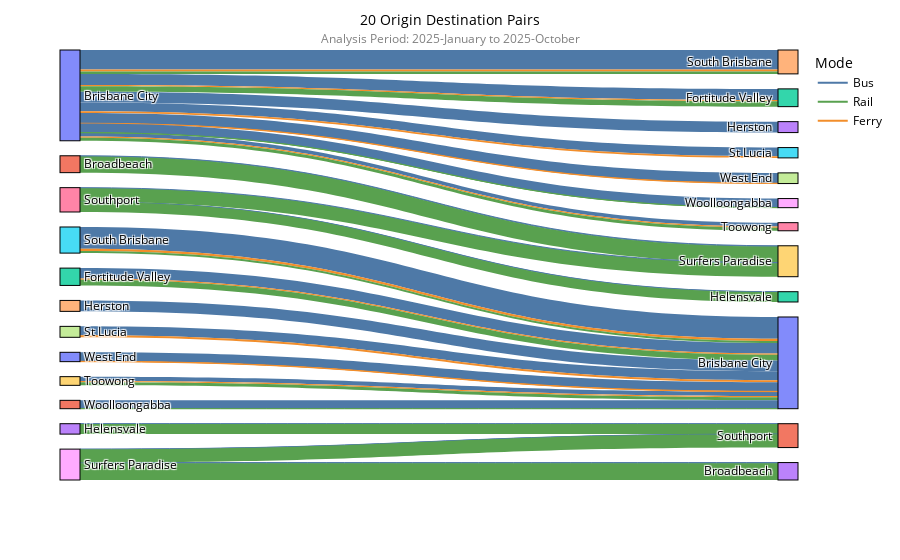

The code cell stored with this chart in its notebook:
### Code cell
def top_n_od_pairs(df, top_n=10, analysis_years=1, mode_colors=None, save_path='graphs/'):

    # Filter years
    df = df[df['year'].between(df['date'].max().year - analysis_years, df['date'].max().year)]
    # Analysis Period
    analysis_period_text = analysis_period(df)


    # Remove same-origin/destination
    df_valid = df[df['origin_locality'] != df['destination_locality']]
    

    # Aggregate total patronage per OD pair
    od_totals = (
        df_valid.groupby(['origin_locality', 'destination_locality'])['patronage']
        .sum()
        .reset_index()
    )

    # Top N OD pairs
    top_n_od = (
        od_totals.nlargest(top_n, 'patronage')
        .assign(od_pair=lambda x: x['origin_locality'] + " → " + x['destination_locality'])
    )

    # Filter original df to only those OD pairs
    df_top_n = df_valid.merge(
        top_n_od[['origin_locality', 'destination_locality']],
        on=['origin_locality', 'destination_locality'],
        how='inner'
    )

    # Aggregate by mode
    modal_breakdown = (
        df_top_n.groupby([
            'origin_locality', 'destination_locality', 'mode',
            'origin_latitude', 'origin_longitude',
            'destination_latitude', 'destination_longitude'
        ])['patronage']
        .sum()
        .reset_index()
    )

    # --- Create node labels ---
    origins = modal_breakdown['origin_locality'].unique()
    destinations = modal_breakdown['destination_locality'].unique()

    dest_labels = [f"{d} " for d in destinations]  # add space to make unique
    labels = list(origins) + dest_labels

    label_to_index = {label: i for i, label in enumerate(labels)}

    # --- Build links ---
    source, target, value, link_color, hover_text = [], [], [], [], []

    for _, row in modal_breakdown.iterrows():
        o = row['origin_locality']
        d = f"{row['destination_locality']} "
        m = row['mode']
        p = row['patronage']

        source.append(label_to_index[o])
        target.append(label_to_index[d])
        value.append(p)
        link_color.append(mode_colors.get(m, '#888888'))
        hover_text.append(
            f"Origin: {o}<br>"
            f"Destination: {row['destination_locality']}<br>"
            f"Mode: {m}<br>"
            f"Patronage: {p:,}"
        )


    # NODE-LEVEL HOVER: total patronage + mode share
    # Total patronage per origin
    origin_totals = (
        modal_breakdown.groupby('origin_locality')['patronage']
        .sum()
    )

    # Total patronage per destination
    destination_totals = (
        modal_breakdown.groupby('destination_locality')['patronage']
        .sum()
    )

    # Mode share per origin
    origin_mode_share = (
        modal_breakdown.groupby(['origin_locality', 'mode'])['patronage']
        .sum()
        .groupby(level=0)
        .apply(lambda x: (x / x.sum() * 100).round(1))
    )

    # Mode share per destination
    destination_mode_share = (
        modal_breakdown.groupby(['destination_locality', 'mode'])['patronage']
        .sum()
        .groupby(level=0)
        .apply(lambda x: (x / x.sum() * 100).round(1))
    )

    # Build hover text for each node
    node_hover = []

    for label in labels:
        if label in origin_totals.index:
            total = origin_totals[label]
            shares = origin_mode_share.loc[label]

            share_text = "<br>".join([f"{m[1]}: {s}%" for m, s in shares.items()])

            node_hover.append(
                f"<b>Origin: {label}</b><br>"
                f"Total patronage: {total:,}<br><br>"
                f"<b>Mode share</b><br>{share_text}"
            )

        else:
            d = label.rstrip()
            total = destination_totals[d]
            shares = destination_mode_share.loc[d]

            share_text = "<br>".join([f"{m[1]}: {s}%" for m, s in shares.items()])

            node_hover.append(
                f"<b>Destination: {d}</b><br>"
                f"Total patronage: {total:,}<br><br>"
                f"<b>Mode share</b><br>{share_text}"
            )


    # Create Sankey
    fig = go.Figure(go.Sankey(
        node=dict(
            pad=15,
            thickness=20,
            label=labels,
            line=dict(color="black", width=1),
            customdata=node_hover,
            hovertemplate="%{customdata}<extra></extra>"
        ),
        link=dict(
            source=source,
            target=target,
            value=value,
            color=link_color,
            customdata=hover_text,
            hovertemplate="%{customdata}<extra></extra>"
        )

    ))


    # Legend markers
    for mode, color in mode_colors.items():
        fig.add_trace(go.Scatter(
            x=[0], y=[0],
            mode='lines',
            marker=dict(size=12, color=color),
            name=mode,
            showlegend=True,
            hoverinfo='skip',
            xaxis='x2',
            yaxis='y2',
            opacity=1,
        ))

    fig.update_layout(
        xaxis2=dict(visible=False),
        yaxis2=dict(visible=False),
        legend_title_text="Mode"
    )

    fig = apply_plotly_style(
        fig,
        title=f"{top_n} Origin Destination Pairs",
        analysis_period_text = analysis_period_text
    )

    # Save files
    fig.write_html(f'{save_path}/top_n_OD_pairs.html')

    fig.show()
top_n_od_pairs(data, top_n=20, analysis_years = 0, mode_colors=mode_colors, save_path=FIGURES_PATH)

### Figure 1 — Plotly figure (JSON) as saved in the notebook; plotly's stock layout.template omitted (floating-point values rounded to 4 significant figures)
{"data": [{"link": {"color": ["#4E79A7", "#F28E2B", "#59A14F", "#4E79A7", "#4E79A7", "#F28E2B", "#59A14F", "#4E79A7", "#F28E2B", "#4E79A7", "#F28E2B", "#59A14F", "#4E79A7", "#F28E2B", "#4E79A7", "#59A14F", "#4E79A7", "#59A14F", "#4E79A7", "#F28E2B", "#59A14F", "#4E79A7", "#59A14F", "#4E79A7", "#4E79A7", "#F28E2B", "#59A14F", "#4E79A7", "#59A14F", "#4E79A7", "#59A14F", "#4E79A7", "#F28E2B", "#4E79A7", "#59A14F", "#4E79A7", "#59A14F", "#4E79A7", "#F28E2B", "#59A14F", "#4E79A7", "#F28E2B", "#4E79A7", "#59A14F"], "customdata": ["Origin: Brisbane City<br>Destination: Fortitude Valley<br>Mode: Bus<br>Patronage: 648,531", "Origin: Brisbane City<br>Destination: Fortitude Valley<br>Mode: Ferry<br>Patronage: 62,558", "Origin: Brisbane City<br>Destination: Fortitude Valley<br>Mode: Rail<br>Patronage: 316,714", "Origin: Brisbane City<br>Destination: Herston<br>Mode: Bus<br>Patronage: 632,916", "Origin: Brisbane City<br>Destination: South Brisbane<br>Mode: Bus<br>Patronage: 1,129,806", "Origin: Brisbane City<br>Destination: South Brisbane<br>Mode: Ferry<br>Patronage: 115,980", "Origin: Brisbane City<br>Destination: South Brisbane<br>Mode: Rail<br>Patronage: 136,255", "Origin: Brisbane City<br>Destination: St Lucia<br>Mode: Bus<br>Patronage: 503,300", "Origin: Brisbane City<br>Destination: St Lucia<br>Mode: Ferry<br>Patronage: 93,334", "Origin: Brisbane City<br>Destination: Toowong<br>Mode: Bus<br>Patronage: 221,363", "Origin: Brisbane City<br>Destination: Toowong<br>Mode: Ferry<br>Patronage: 78,617", "Origin: Brisbane City<br>Destination: Toowong<br>Mode: Rail<br>Patronage: 169,142", "Origin: Brisbane City<br>Destination: West End<br>Mode: Bus<br>Patronage: 599,029", "Origin: Brisbane City<br>Destination: West End<br>Mode: Ferry<br>Patronage: 18,433", "Origin: Brisbane City<br>Destination: Woolloongabba<br>Mode: Bus<br>Patronage: 521,061", "Origin: Brisbane City<br>Destination: Woolloongabba<br>Mode: Rail<br>Patronage: 6,224", "Origin: Broadbeach<br>Destination: Surfers Paradise<br>Mode: Bus<br>Patronage: 40,086", "Origin: Broadbeach<br>Destination: Surfers Paradise<br>Mode: Rail<br>Patronage: 936,785", "Origin: Fortitude Valley<br>Destination: Brisbane City<br>Mode: Bus<br>Patronage: 608,100", "Origin: Fortitude Valley<br>Destination: Brisbane City<br>Mode: Ferry<br>Patronage: 59,862", "Origin: Fortitude Valley<br>Destination: Brisbane City<br>Mode: Rail<br>Patronage: 334,322", "Origin: Helensvale<br>Destination: Southport<br>Mode: Bus<br>Patronage: 15,050", "Origin: Helensvale<br>Destination: Southport<br>Mode: Rail<br>Patronage: 587,346", "Origin: Herston<br>Destination: Brisbane City<br>Mode: Bus<br>Patronage: 632,990", "Origin: South Brisbane<br>Destination: Brisbane City<br>Mode: Bus<br>Patronage: 1,265,976", "Origin: South Brisbane<br>Destination: Brisbane City<br>Mode: Ferry<br>Patronage: 124,112", "Origin: South Brisbane<br>Destination: Brisbane City<br>Mode: Rail<br>Patronage: 121,688", "Origin: Southport<br>Destination: Helensvale<br>Mode: Bus<br>Patronage: 15,889", "Origin: Southport<br>Destination: Helensvale<br>Mode: Rail<br>Patronage: 579,147", "Origin: Southport<br>Destination: Surfers Paradise<br>Mode: Bus<br>Patronage: 41,939", "Origin: Southport<br>Destination: Surfers Paradise<br>Mode: Rail<br>Patronage: 771,533", "Origin: St Lucia<br>Destination: Brisbane City<br>Mode: Bus<br>Patronage: 518,884", "Origin: St Lucia<br>Destination: Brisbane City<br>Mode: Ferry<br>Patronage: 114,401", "Origin: Surfers Paradise<br>Destination: Broadbeach<br>Mode: Bus<br>Patronage: 39,950", "Origin: Surfers Paradise<br>Destination: Broadbeach<br>Mode: Rail<br>Patronage: 969,003", "Origin: Surfers Paradise<br>Destination: Southport<br>Mode: Bus<br>Patronage: 12,888", "Origin: Surfers Paradise<br>Destination: Southport<br>Mode: Rail<br>Patronage: 765,825", "Origin: Toowong<br>Destination: Brisbane City<br>Mode: Bus<br>Patronage: 252,823", "Origin: Toowong<br>Destination: Brisbane City<br>Mode: Ferry<br>Patronage: 70,500", "Origin: Toowong<br>Destination: Brisbane City<br>Mode: Rail<br>Patronage: 179,234", "Origin: West End<br>Destination: Brisbane City<br>Mode: Bus<br>Patronage: 522,162", "Origin: West End<br>Destination: Brisbane City<br>Mode: Ferry<br>Patronage: 18,706", "Origin: Woolloongabba<br>Destination: Brisbane City<br>Mode: Bus<br>Patronage: 477,749", "Origin: Woolloongabba<br>Destination: Brisbane City<br>Mode: Rail<br>Patronage: 6,510"], "hovertemplate": "%{customdata}<extra></extra>", "source": [0, 0, 0, 0, 0, 0, 0, 0, 0, 0, 0, 0, 0, 0, 0, 0, 1, 1, 2, 2, 2, 3, 3, 4, 5, 5, 5, 6, 6, 6, 6, 7, 7, 8, 8, 8, 8, 9, 9, 9, 10, 10, 11, 11], "target": [12, 12, 12, 13, 14, 14, 14, 15, 15, 16, 16, 16, 17, 17, 18, 18, 19, 19, 20, 20, 20, 21, 21, 20, 20, 20, 20, 22, 22, 19, 19, 20, 20, 23, 23, 21, 21, 20, 20, 20, 20, 20, 20, 20], "value": [648531, 62558, 316714, 632916, 1129806, 115980, 136255, 503300, 93334, 221363, 78617, 169142, 599029, 18433, 521061, 6224, 40086, 936785, 608100, 59862, 334322, 15050, 587346, 632990, 1265976, 124112, 121688, 15889, 579147, 41939, 771533, 518884, 114401, 39950, 969003, 12888, 765825, 252823, 70500, 179234, 522162, 18706, 477749, 6510]}, "node": {"customdata": ["<b>Origin: Brisbane City</b><br>Total patronage: 5,253,263<br><br><b>Mode share</b><br>Bus: 81.0%<br>Ferry: 7.0%<br>Rail: 12.0%", "<b>Origin: Broadbeach</b><br>Total patronage: 976,871<br><br><b>Mode share</b><br>Bus: 4.1%<br>Rail: 95.9%", "<b>Origin: Fortitude Valley</b><br>Total patronage: 1,002,284<br><br><b>Mode share</b><br>Bus: 60.7%<br>Ferry: 6.0%<br>Rail: 33.4%", "<b>Origin: Helensvale</b><br>Total patronage: 602,396<br><br><b>Mode share</b><br>Bus: 2.5%<br>Rail: 97.5%", "<b>Origin: Herston</b><br>Total patronage: 632,990<br><br><b>Mode share</b><br>Bus: 100.0%", "<b>Origin: South Brisbane</b><br>Total patronage: 1,511,776<br><br><b>Mode share</b><br>Bus: 83.7%<br>Ferry: 8.2%<br>Rail: 8.0%", "<b>Origin: Southport</b><br>Total patronage: 1,408,508<br><br><b>Mode share</b><br>Bus: 4.1%<br>Rail: 95.9%", "<b>Origin: St Lucia</b><br>Total patronage: 633,285<br><br><b>Mode share</b><br>Bus: 81.9%<br>Ferry: 18.1%", "<b>Origin: Surfers Paradise</b><br>Total patronage: 1,787,666<br><br><b>Mode share</b><br>Bus: 3.0%<br>Rail: 97.0%", "<b>Origin: Toowong</b><br>Total patronage: 502,557<br><br><b>Mode share</b><br>Bus: 50.3%<br>Ferry: 14.0%<br>Rail: 35.7%", "<b>Origin: West End</b><br>Total patronage: 540,868<br><br><b>Mode share</b><br>Bus: 96.5%<br>Ferry: 3.5%", "<b>Origin: Woolloongabba</b><br>Total patronage: 484,259<br><br><b>Mode share</b><br>Bus: 98.7%<br>Rail: 1.3%", "<b>Destination: Fortitude Valley</b><br>Total patronage: 1,027,803<br><br><b>Mode share</b><br>Bus: 63.1%<br>Ferry: 6.1%<br>Rail: 30.8%", "<b>Destination: Herston</b><br>Total patronage: 632,916<br><br><b>Mode share</b><br>Bus: 100.0%", "<b>Destination: South Brisbane</b><br>Total patronage: 1,382,041<br><br><b>Mode share</b><br>Bus: 81.7%<br>Ferry: 8.4%<br>Rail: 9.9%", "<b>Destination: St Lucia</b><br>Total patronage: 596,634<br><br><b>Mode share</b><br>Bus: 84.4%<br>Ferry: 15.6%", "<b>Destination: Toowong</b><br>Total patronage: 469,122<br><br><b>Mode share</b><br>Bus: 47.2%<br>Ferry: 16.8%<br>Rail: 36.1%", "<b>Destination: West End</b><br>Total patronage: 617,462<br><br><b>Mode share</b><br>Bus: 97.0%<br>Ferry: 3.0%", "<b>Destination: Woolloongabba</b><br>Total patronage: 527,285<br><br><b>Mode share</b><br>Bus: 98.8%<br>Rail: 1.2%", "<b>Destination: Surfers Paradise</b><br>Total patronage: 1,790,343<br><br><b>Mode share</b><br>Bus: 4.6%<br>Rail: 95.4%", "<b>Destination: Brisbane City</b><br>Total patronage: 5,308,019<br><br><b>Mode share</b><br>Bus: 80.6%<br>Ferry: 7.3%<br>Rail: 12.1%", "<b>Destination: Southport</b><br>Total patronage: 1,381,109<br><br><b>Mode share</b><br>Bus: 2.0%<br>Rail: 98.0%", "<b>Destination: Helensvale</b><br>Total patronage: 595,036<br><br><b>Mode share</b><br>Bus: 2.7%<br>Rail: 97.3%", "<b>Destination: Broadbeach</b><br>Total patronage: 1,008,953<br><br><b>Mode share</b><br>Bus: 4.0%<br>Rail: 96.0%"], "hovertemplate": "%{customdata}<extra></extra>", "label": ["Brisbane City", "Broadbeach", "Fortitude Valley", "Helensvale", "Herston", "South Brisbane", "Southport", "St Lucia", "Surfers Paradise", "Toowong", "West End", "Woolloongabba", "Fortitude Valley ", "Herston ", "South Brisbane ", "St Lucia ", "Toowong ", "West End ", "Woolloongabba ", "Surfers Paradise ", "Brisbane City ", "Southport ", "Helensvale ", "Broadbeach "], "line": {"color": "black", "width": 1}, "pad": 15, "thickness": 20}, "type": "sankey"}, {"hoverinfo": "skip", "marker": {"color": "#4E79A7", "size": 12}, "mode": "lines", "name": "Bus", "opacity": 1, "showlegend": true, "type": "scatter", "x": [0], "xaxis": "x2", "y": [0], "yaxis": "y2"}, {"hoverinfo": "skip", "marker": {"color": "#59A14F", "size": 12}, "mode": "lines", "name": "Rail", "opacity": 1, "showlegend": true, "type": "scatter", "x": [0], "xaxis": "x2", "y": [0], "yaxis": "y2"}, {"hoverinfo": "skip", "marker": {"color": "#F28E2B", "size": 12}, "mode": "lines", "name": "Ferry", "opacity": 1, "showlegend": true, "type": "scatter", "x": [0], "xaxis": "x2", "y": [0], "yaxis": "y2"}], "layout": {"font": {"color": "black", "size": 12}, "hoverlabel": {"bgcolor": "white"}, "legend": {"title": {"text": "Mode"}}, "margin": {"b": 80, "l": 60, "r": 30, "t": 50}, "title": {"font": {"color": "black", "size": 14}, "text": "20 Origin Destination Pairs<br><span style='font-size:12px; color:gray;'>Analysis Period: 2025-January to 2025-October</span>", "x": 0.5, "xanchor": "center"}, "xaxis": {"linecolor": "black", "linewidth": 1.5, "mirror": true, "showline": true}, "xaxis2": {"linecolor": "black", "linewidth": 1.5, "mirror": true, "showline": true, "visible": false}, "yaxis": {"fixedrange": false, "linecolor": "black", "linewidth": 1.5, "mirror": true, "showline": true}, "yaxis2": {"fixedrange": false, "linecolor": "black", "linewidth": 1.5, "mirror": true, "showline": true, "visible": false}}}
